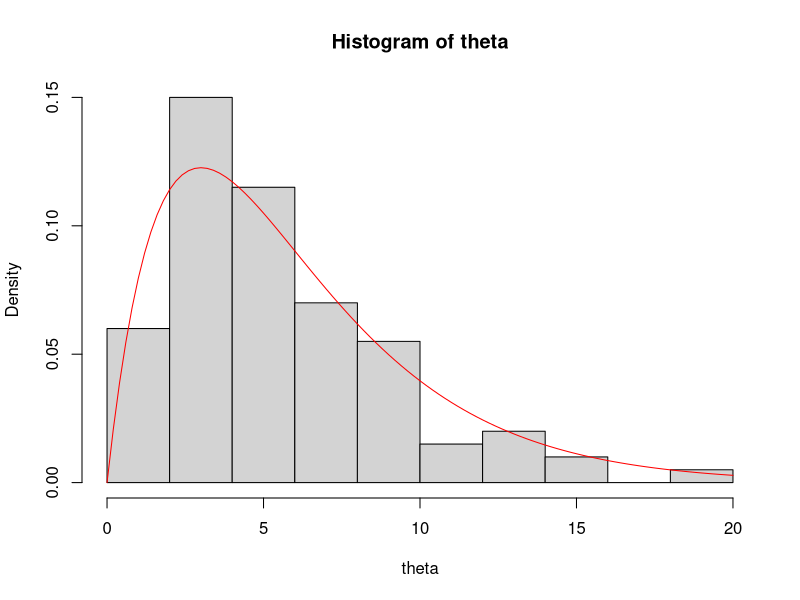

The R script that drew this image:
set.seed(32) # Initializes the random number generator so we can replicate these results. 
#To get different random numbers, change the seed.
m = 100
a = 2.0
b = 1.0 / 3.0
theta = rgamma(n=m, shape=a, rate=b)
hist(theta, freq=FALSE)
curve(dgamma(x=x, shape=a, rate=b), col="red", add=TRUE)
sum(theta) / m # sample mean
mean(theta) # sample mean
a / b # true expected value
m = 1e4
theta = rgamma(n=m, shape=a, rate=b)
mean(theta)
var(theta) # sample variance
a / b^2 # true variance of Gamma(a,b)
ind = theta < 5.0 # set of indicators, TRUE if theta_i < 5
mean(ind) # automatically converts FALSE/TRUE to 0/1
pgamma(q=5.0, shape=a, rate=b) # true value of Pr( theta < 5 )
quantile(x=theta, probs=0.9)
qgamma(p=0.9, shape=a, rate=b) # true value of 0.9 quantile
